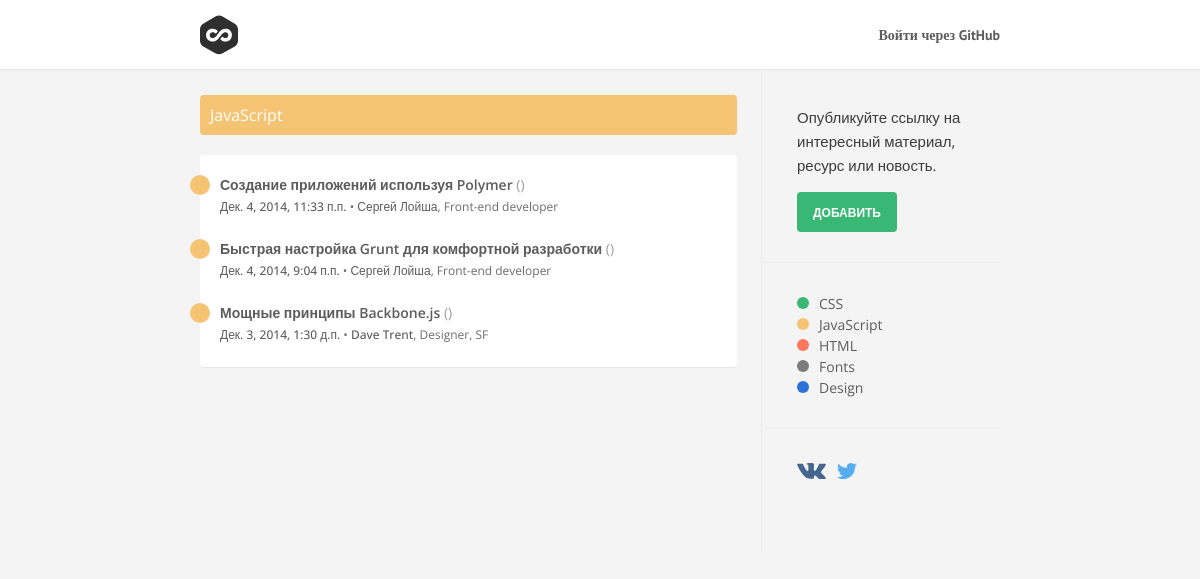
Page /category/js on the committed database.
### link/models.py (models this page shows, shortened)
class Category(models.Model):
    class Meta():
        verbose_name = "Категория"
        verbose_name_plural = "Категории"
    category_title = models.CharField(max_length=250)
    category_slug = models.SlugField(unique=True)
    def __unicode__(self):
        return self.category_title
    @permalink
    def get_absolute_url(self):
        return ('view_link_category', None, { 'slug': self.category_slug })

class Link(models.Model):
    class Meta():
        verbose_name = "Ссылка"
        verbose_name_plural = "Ссылки"
    link_title = models.CharField(max_length=250)
    link_slug = models.SlugField(max_length=250)
    link_url = models.URLField()
    link_category = models.ForeignKey('link.Category', default=lambda: Category.objects.get(id=1))
    link_author = models.ForeignKey(User, default=1)
    link_created = models.DateTimeField(auto_now=True)
    @property
    def domain(self):
        return urlparse(self.link_url).netloc
    @permalink
    def get_absolute_url(self):
        return ('view_link', None, { 'id': self.id })
    @permalink
    def get_redirect_url(self):
        return ('redirect_link', None, { 'id': self.id })

### userprofile/models.py (models this page shows, shortened)
class UserProfile(models.Model):
    user = models.OneToOneField(User)
    post = models.CharField(max_length=250, verbose_name='Должность', blank=True)
    @permalink
    def get_absolute_url(self):
        return ('view_user', None, { 'id': self.user.id })
    class Meta:
        verbose_name = 'Профиль'
        verbose_name_plural = 'Профили'

### link/views.py (the view)
# urls.py: url(r'^category/(?P<slug>[^\.]+)', 'link.views.view_link_category', name='view_link_category'),
def view_link_category(request, slug):
	category = get_object_or_404(Category, category_slug=slug)
	links_list = Link.objects.filter(link_category=category).all().order_by('-link_created')
	paginator = Paginator(links_list, 25)
	page = request.GET.get('page')
	try:
		links = paginator.page(page)
	except PageNotAnInteger:
		links = paginator.page(1)
	except EmptyPage:
		links = paginator.page(paginator.num_pages)
	return render(request, 'view_category.html', {
		'categories': Category.objects.all(),
		'category': category,
		'links': links
	})

### templates/view_category.html (shortened to what this page needs)
{% extends "base.html" %}
{% block content_main %}
	{% if links.number == 1 %}
		<div class="category-head {{category.category_slug}}">
			<h3>{{ category }}</h3>
		</div>
	{% endif %}
	{% include "includes/links_block.html" %}
{% endblock content_main %}

### templates/base.html (shortened to what this page needs)
<!DOCTYPE html>
<html lang="en">
<head>
	{% load staticfiles %}
	<link rel="stylesheet" href="{% static 'css/style.css' %}">
</head>
<body>
		<div id="header">
			<div class="header-wrapper clearfix">
				<a href="/" target="_self" class="logo">Lkd</a>
				<ul class="account">
				{% if user.is_authenticated %}
					<li><a href="">Аккаунт <sup>{{ user.username }}</sup></a></li>
					<li><a href="{% url 'logout' %}" class="btn btn-green">Выйти</a></li>
				{% else %}
					<li><a href="{% url 'socialauth_begin' 'github' %}">Войти через GitHub</a></li>
				{% endif %}
				</ul>
			</div>
		</div>
		<div class="container">
			<div class="content-main">
			{% block content_main %}
			{% endblock content_main %}
			</div>
			{% block content_sidebar %}
			<div class="content-sidebar">
				{% block content_sidebar_link %}
				<div class="content-section first">
					<p>Опубликуйте ссылку на интересный материал, ресурс или новость.</p>
					<a href="{% url 'new' %}" class="btn btn-green"><span>Добавить</span></a>
				</div>
				{% endblock content_sidebar_link %}
				{% block content_sidebar_categories %}
				<div class="content-section">
					{% if categories %}
					<div class="categories-list">
					{% for category in categories %}
						<a href="{{ category.get_absolute_url }}"><i class="circle {{ category.category_slug }}"></i>{{ category }}</a>
					{% endfor %}
					</div>
					{% endif %}
				</div>
				{% endblock content_sidebar_categories %}
				{% block content_sidebar_social %}
					<div class="content-section">
						<a href="{{ SITE_VK_URL }}" class="social vk" target="_blank"></a>
						<a href="{{ SITE_TW_URL }}" class="social tw" target="_blank"></a>
					</div>
				{% endblock content_sidebar_social %}
			</div>
			{% endblock content_sidebar %}
		</div>
</body>
</html>

### templates/includes/links_block.html (shortened to what this page needs)
{% if links %}
{% load pytils_dt %}
<div class="links">
	<ul>
	{% for link in links %}
		<li>
			<a href="{{ link.get_redirect_url }}" target="_blank">
				<div class="badge {{ link.link_category.category_slug }}"></div>
				{{ link.link_title }} <span>({{link.domain}})</span>
			</a>
			<p>
				<time datetime="{{link.link_created|date:'Y-m-d H:s'}}">
					<a href="{{ link.get_absolute_url }}">{{ link.link_created|distance_of_time }}</a>
				</time> &bull; <span><a href="{{ link.link_author.userprofile.get_absolute_url }}">{{ link.link_author.first_name }} {{ link.link_author.last_name }}</a>, {{ link.link_author.userprofile.post }}</span>
			</p>
		</li>
	{% endfor %}
	</ul>
</div>
{% endif %}

### rows in the picture
Category: category_title "JavaScript"
Link: link_title "Создание приложений используя Polymer", link_created|distance_of_time "Дек. 4, 2014, 11:33 п.п.", link_author.first_name "Сергей", link_author.last_name "Лойша", link_author.userprofile.post "Front-end developer"
Link: link_title "Быстрая настройка Grunt для комфортной разработки", link_created|distance_of_time "Дек. 4, 2014, 9:04 п.п.", link_author.first_name "Сергей", link_author.last_name "Лойша", link_author.userprofile.post "Front-end developer"
Link: link_title "Мощные принципы Backbone.js", link_created|distance_of_time "Дек. 3, 2014, 1:30 д.п.", link_author.first_name "Dave", link_author.last_name "Trent", link_author.userprofile.post "Designer, SF"
Category: category_title "CSS"
Category: category_title "HTML"
Category: category_title "Fonts"
Category: category_title "Design"
